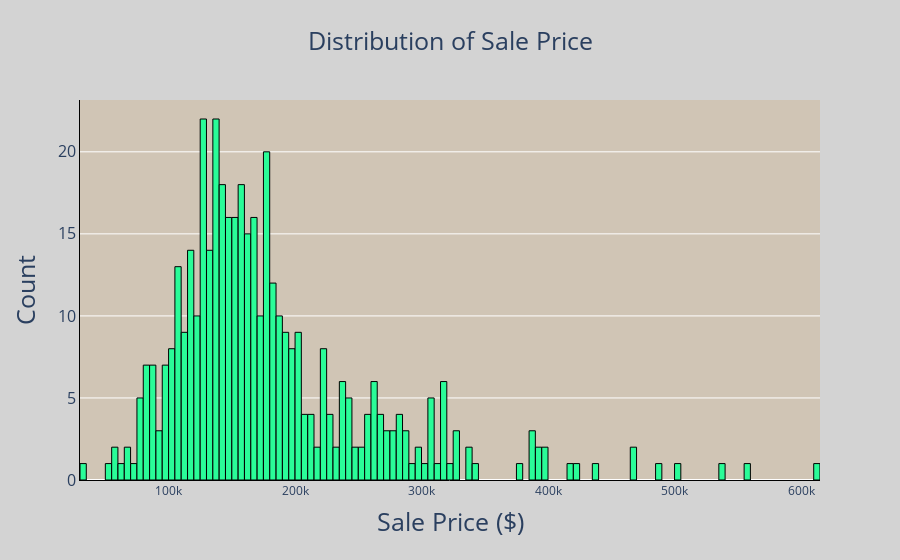

The notebook cell this image was saved under:
### Markdown cell above
# Use BoxCox to transform target variable

### Code cell
fig = px.histogram(y_test, x = 'SalePrice' ,color_discrete_sequence=['#2AFC98','#FF9FE5' ],nbins=200,
                  title = 'Distribution of Sale Price',
                   labels = {
                       'variable':''
                   }
                  )
fig.update_layout(
    xaxis_title = 'Sale Price ($)',
    yaxis_title = 'Count',
    title_x=0.5,
    plot_bgcolor = '#d0c5b5',
    title_font = dict(size = 25),
    paper_bgcolor = 'lightgray',
    bargap = 0.01,

    yaxis = dict(
        tickfont = dict(size=16),
        titlefont = dict(size = 25),
        linecolor = 'black',
    

    ),
    xaxis = dict(
        tickfont = dict(size=12),
        titlefont = dict(size =25),
        linecolor = 'black'  ,
   
    ),
    legend=dict(
        yanchor='top',
        y = .98,
        xanchor='right',
        x = 0.98
    )   
)
fig.update_traces(
    marker_line_width=1,
    marker_line_color="black"

)

### Figure 1 — Plotly figure (JSON) as saved in the notebook; plotly's stock layout.template omitted (floating-point values rounded to 4 significant figures; data arrays with more than 128 entries replaced by an {"elided": "..."} marker saying what was removed)
{"data": [{"alignmentgroup": "True", "bingroup": "x", "hovertemplate": "SalePrice=%{x}<br>count=%{y}<extra></extra>", "legendgroup": "", "marker": {"color": "#2AFC98", "line": {"color": "black", "width": 1}, "pattern": {"shape": ""}}, "name": "", "nbinsx": 200, "offsetgroup": "", "orientation": "v", "showlegend": false, "type": "histogram", "x": {"elided": "433 int values"}, "xaxis": "x", "yaxis": "y"}], "layout": {"bargap": 0.01, "barmode": "relative", "legend": {"tracegroupgap": 0, "x": 0.98, "xanchor": "right", "y": 0.98, "yanchor": "top"}, "paper_bgcolor": "lightgray", "plot_bgcolor": "#d0c5b5", "title": {"font": {"size": 25}, "text": "Distribution of Sale Price", "x": 0.5}, "xaxis": {"anchor": "y", "domain": [0, 1], "linecolor": "black", "tickfont": {"size": 12}, "title": {"font": {"size": 25}, "text": "Sale Price ($)"}}, "yaxis": {"anchor": "x", "domain": [0, 1], "linecolor": "black", "tickfont": {"size": 16}, "title": {"font": {"size": 25}, "text": "Count"}}}}
